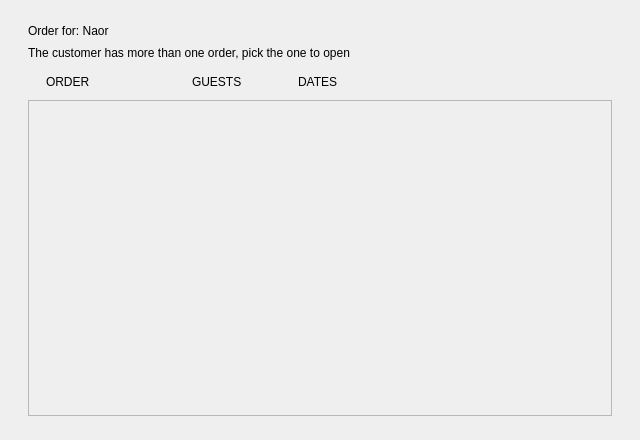
<?xml version="1.0" encoding="UTF-8"?>
<ui version="4.0">
 <class>Dialog</class>
 <widget class="QDialog" name="Dialog">
  <property name="geometry">
   <rect>
    <x>0</x>
    <y>0</y>
    <width>640</width>
    <height>440</height>
   </rect>
  </property>
  <property name="windowTitle">
   <string>Customer orders</string>
  </property>
  <layout class="QVBoxLayout" name="dialog_layout">
   <property name="spacing">
    <number>8</number>
   </property>
   <property name="leftMargin">
    <number>28</number>
   </property>
   <property name="topMargin">
    <number>24</number>
   </property>
   <property name="rightMargin">
    <number>28</number>
   </property>
   <property name="bottomMargin">
    <number>24</number>
   </property>
   <item>
    <widget class="QLabel" name="list_titel">
     <property name="text">
      <string>Order for: Naor</string>
     </property>
     <property name="role" stdset="0">
      <string>h2</string>
     </property>
    </widget>
   </item>
   <item>
    <widget class="QLabel" name="list_subtitle">
     <property name="text">
      <string>The customer has more than one order, pick the one to open</string>
     </property>
     <property name="role" stdset="0">
      <string>muted</string>
     </property>
    </widget>
   </item>
   <item>
    <spacer name="spacer_1">
     <property name="orientation">
      <enum>Qt::Vertical</enum>
     </property>
     <property name="sizeType">
      <enum>QSizePolicy::Fixed</enum>
     </property>
     <property name="sizeHint" stdset="0">
      <size>
       <width>20</width>
       <height>4</height>
      </size>
     </property>
    </spacer>
   </item>
   <item>
    <widget class="QFrame" name="titels_fream">
     <layout class="QHBoxLayout" name="titles_layout">
      <property name="spacing">
       <number>16</number>
      </property>
      <property name="leftMargin">
       <number>18</number>
      </property>
      <property name="topMargin">
       <number>0</number>
      </property>
      <property name="rightMargin">
       <number>18</number>
      </property>
      <property name="bottomMargin">
       <number>0</number>
      </property>
      <item>
       <widget class="QLabel" name="order_id_titel">
        <property name="text">
         <string>ORDER</string>
        </property>
        <property name="minimumSize">
         <size>
          <width>130</width>
          <height>0</height>
         </size>
        </property>
        <property name="maximumSize">
         <size>
          <width>130</width>
          <height>16777215</height>
         </size>
        </property>
        <property name="role" stdset="0">
         <string>caption</string>
        </property>
       </widget>
      </item>
      <item>
       <widget class="QLabel" name="order_guests_titel">
        <property name="text">
         <string>GUESTS</string>
        </property>
        <property name="minimumSize">
         <size>
          <width>90</width>
          <height>0</height>
         </size>
        </property>
        <property name="maximumSize">
         <size>
          <width>90</width>
          <height>16777215</height>
         </size>
        </property>
        <property name="role" stdset="0">
         <string>caption</string>
        </property>
       </widget>
      </item>
      <item>
       <widget class="QLabel" name="order_dates_titel">
        <property name="text">
         <string>DATES</string>
        </property>
        <property name="role" stdset="0">
         <string>caption</string>
        </property>
       </widget>
      </item>
      <item>
       <spacer name="spacer_2">
        <property name="orientation">
         <enum>Qt::Horizontal</enum>
        </property>
        <property name="sizeHint" stdset="0">
         <size>
          <width>40</width>
          <height>20</height>
         </size>
        </property>
       </spacer>
      </item>
     </layout>
    </widget>
   </item>
   <item>
    <widget class="QScrollArea" name="user_orders_scrollArea">
     <property name="widgetResizable">
      <bool>true</bool>
     </property>
     <property name="minimumSize">
      <size>
       <width>0</width>
       <height>260</height>
      </size>
     </property>
     <property name="horizontalScrollBarPolicy">
      <enum>Qt::ScrollBarAlwaysOff</enum>
     </property>
     <widget class="QWidget" name="user_orders_widget_2">
      <layout class="QVBoxLayout" name="verticalLayout">
       <property name="spacing">
        <number>0</number>
       </property>
       <property name="leftMargin">
        <number>0</number>
       </property>
       <property name="topMargin">
        <number>0</number>
       </property>
       <property name="rightMargin">
        <number>0</number>
       </property>
       <property name="bottomMargin">
        <number>0</number>
       </property>
       <item>
        <layout class="QVBoxLayout" name="user_orders_widget">
         <property name="spacing">
          <number>8</number>
         </property>
        </layout>
       </item>
       <item>
        <spacer name="spacer_3">
         <property name="orientation">
          <enum>Qt::Vertical</enum>
         </property>
         <property name="sizeHint" stdset="0">
          <size>
           <width>20</width>
           <height>40</height>
          </size>
         </property>
        </spacer>
       </item>
      </layout>
     </widget>
    </widget>
   </item>
  </layout>
 </widget>
 <resources/>
 <connections/>
</ui>
